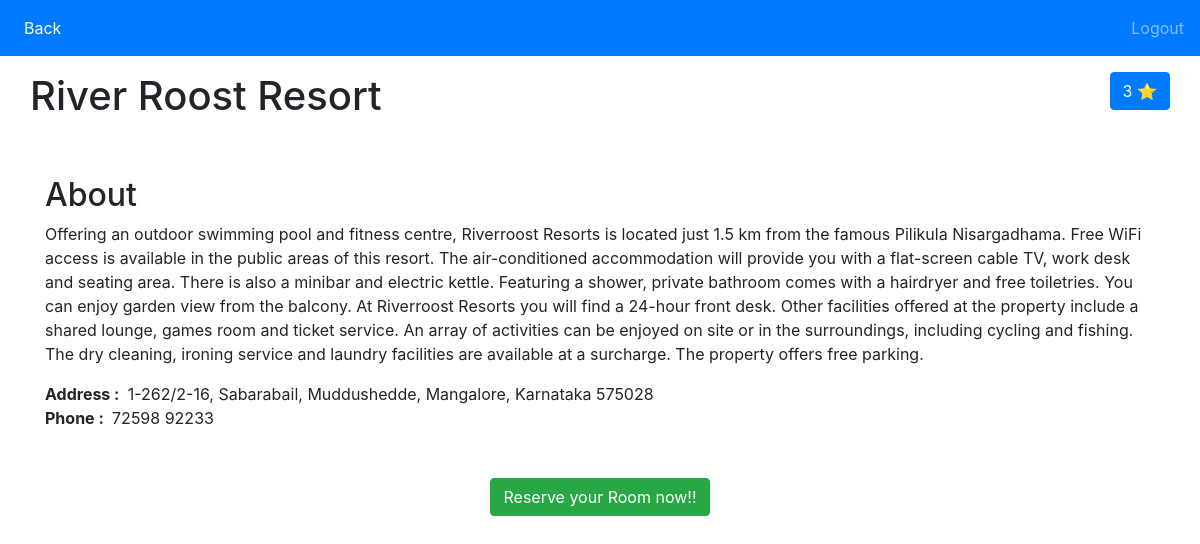
/mainapp/details/3/ (signed in), run on the app's committed database.
### mainapp/models.py (models this page shows, shortened)
class Resorts(models.Model):
    name = models.CharField(max_length=30)
    base = models.IntegerField()
    adult = models.IntegerField()
    child = models.IntegerField()
    address = models.CharField(max_length=100)
    description = models.CharField(max_length=1200)
    rating = models.IntegerField()
    phone = models.CharField(max_length=20)
    picurl = models.CharField(max_length=100)

### mainapp/views.py (the view)
# urls.py: path('details/<int:pk>/',views.details,name='details'),
@login_required
def details(req,**kwargs):
    context={
        'object':get_object_or_404(Resorts,id=kwargs['pk'])
    }
    return render(req,'mainapp/resort1.html',context)

### template/mainapp/resort1.html (shortened to what this page needs)
<!DOCTYPE html>
{% load static %}
<html lang="en" dir="ltr">
  <head>
    <link rel="stylesheet" href="https://stackpath.bootstrapcdn.com/bootstrap/4.4.1/css/bootstrap.min.css">
  </head>
  <body>
    <nav  class="navbar navbar-expand-lg navbar-dark bg-primary">
      <div class="collapse navbar-collapse" id="navbarText">
        <ul class="navbar-nav mr-auto">
          <li class="nav-item active">
            <a class="nav-link" href="{% url 'mainapp:home' %}">Back<span class="sr-only">(current)</span></a>
          </li>
        </ul>
        <a href="#">
        <span href="{% url 'logout' %}" class="navbar-text">
          Logout
        </span>
        </a>
      </div>
    </nav>
    <div class="container" style="padding-top: 1em;">
      <div style="min-width:100%" class="row">
        <h1>{{ object.name }}</h1>
        <div style="margin-left:auto; margin-right:0;">
          {% if object.rating == 3 %}
          <button type="button" class="btn btn-primary">{{ object.rating }} &#11088;</button>
          {% endif %}
        </div>
      </div>
      <div class="">
    </div></div>
    <br>
    <div class="container">
      <h2>About</h2>
      <p>{{ object.description }}</p>
    <strong>Address : </strong>&nbsp;{{ object.address }}
    <br>
    <strong>Phone : </strong>&nbsp;{{ object.phone }}
    </div>
    <br><br>
    <p style="text-align: center;"><a type="button" class="btn btn-success" href="{% url 'mainapp:reservation' pk=object.id %}">Reserve your Room now!!</a></p>
    <br><br><br>
  </body>
</html>

### data on the page
Resorts: name "River Roost Resort", rating "3", description "Offering an outdoor swimming pool and fitness centre, Riverroost Resorts is located just 1.5 km from the famous Pilikula Nisargadhama. Free WiFi access is available in the public areas of this resort. The air-conditioned accommodation will provide you with a flat-screen cable TV, work desk and seating area. There is also a minibar and electric kettle. Featuring a shower, private bathroom comes with a hairdryer and free toiletries. You can enjoy garden view from the balcony. At Riverroost Resorts you will find a 24-hour front desk. Other facilities offered at the property include a shared lounge, games room and ticket service. An array of activities can be enjoyed on site or in the…", address "1-262/2-16, Sabarabail, Muddushedde, Mangalore, Karnataka 575028", phone "72598 92233"
